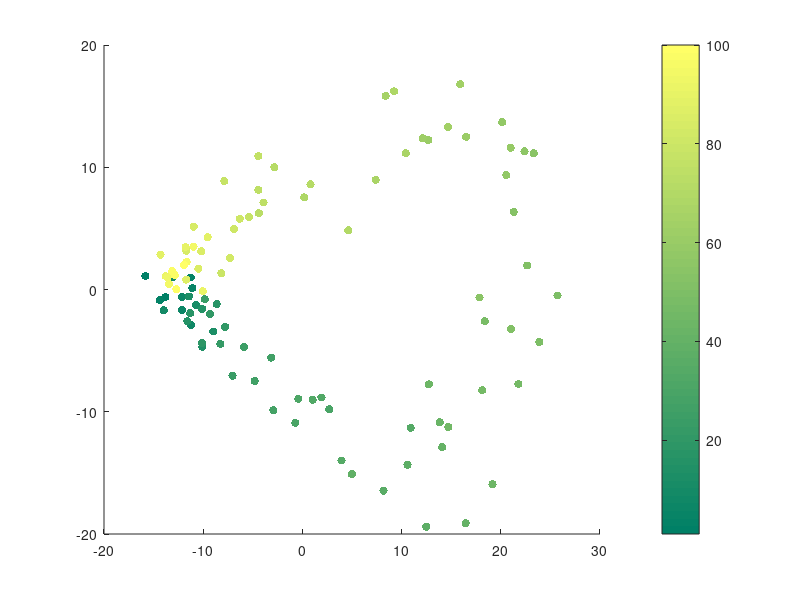

MATLAB code for this plot: (Note: this script raises an error after producing the figure.)
function ueb02a03()

    clear all;

    data = dlmread('expDat.txt',',',1,1);

    % a)

    [coeffs,score,latent] = pca(data);

    % b) i)

    % plot(score(:,1),score(:,2),'xk');

    figure;
    scatter(score(:,1),score(:,2),[],linspace(1,100,length(score(:,1))),'filled');
    colormap(summer);
    c = colorbar;
    c.Label.String = 'Time Index';
    xlabel('1st Principal Component');
    ylabel('2nd Principal Component');

    % b) ii)

    data_dummy = zeros(size(data,1),1);

    figure;
    hold on;

    X = 1:100;
    scatter(X,-score(:,1),[],linspace(1,100,length(score(:,1))),'o','filled');
    scatter(X,-score(:,2),[],linspace(1,100,length(score(:,2))),'o');

    colormap(summer);
    c = colorbar;
    c.Label.String = 'Time Index';
    legend('1st Principal Component','2nd Principal Component');

    % c)

    data_shuffled = zeros(size(data));

    for j = 1:size(data,2)
        data_shuffled(:,j) = datasample(data(:,j),size(data,1),'Replace',false);
    end

    % d)

    % original data

    figure;
    heatmap(cov(data));
    colormap(summer);

    X = 1:20;
    Xi = 1:.1:20;
    Y = pchip(X,latent,Xi);

    figure;
    plot(X,latent,'xk',Xi,Y,'-k');
    xlabel('Principal Component');
    ylabel('Eigenvalue');
    axis([1 20 0 160]);

    % scrambled data

    figure;
    heatmap(cov(data_shuffled));
    colormap(summer);

    [coeffs_shuffled,score_shuffled,latent_shuffled] = pca(data_shuffled);
    Y_shuffled = pchip(X,latent_shuffled,Xi);

    figure;
    plot(X,latent_shuffled,'xk',Xi,Y_shuffled,'-k');
    xlabel('Principal Component');
    ylabel('Eigenvalue');
    axis([1 20 0 35]);

end
